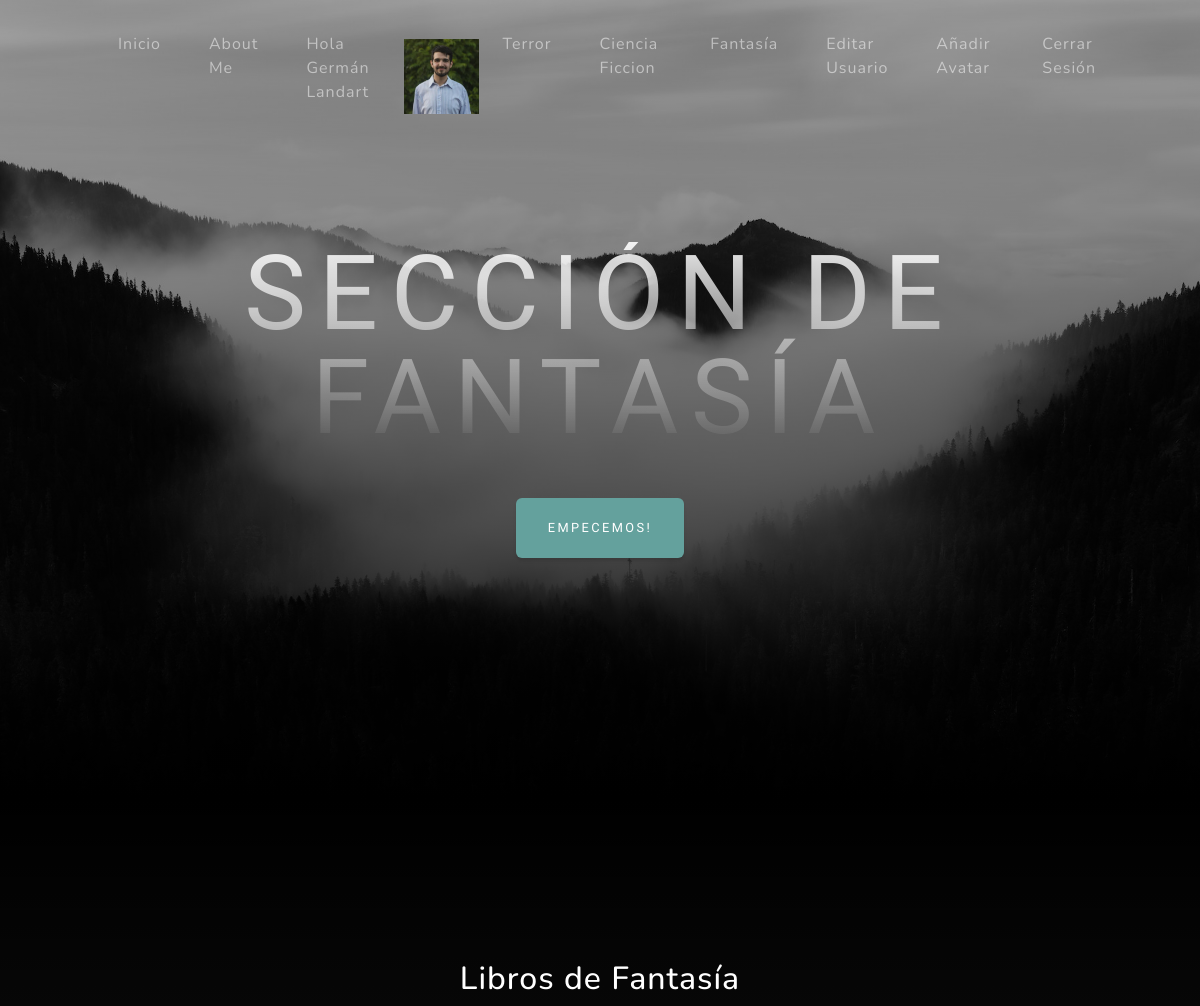
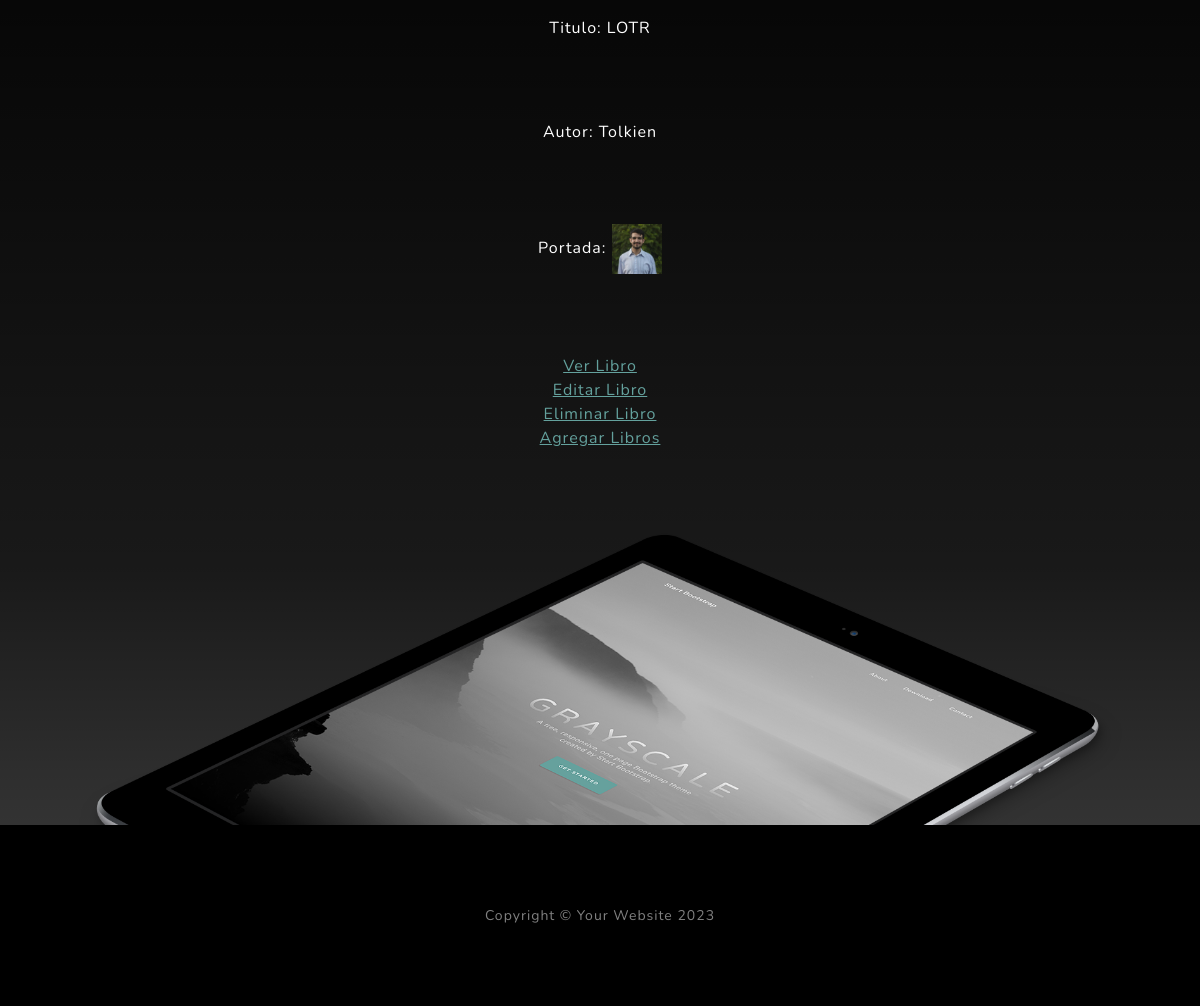
The app's page /AppCoder/fantasia/list/ (signed in) with its own data (2 pictures, top to bottom).
### AppCoder/models.py (models this page shows, shortened)
class Avatar(models.Model):
    usuario = models.ForeignKey(User, on_delete=models.CASCADE)
    imagen = models.ImageField(upload_to="avatares", null=True, blank=True)

class Fantasia(models.Model):
    libro = models.CharField(max_length=60)
    autor = models.CharField(max_length=60)
    year = models.IntegerField(null=True, blank=True)
    imagen = models.ImageField(null=True, blank=True, upload_to= "imagenes" )
    descripcion = models.TextField(null=True, blank=True)
    usuario = models.ForeignKey(User, on_delete=models.CASCADE, null=True, blank=True)

### AppCoder/views.py (the view)
# urls.py: path("fantasia/list/", ListaFantasia.as_view(), name="FantasiaLeer"),
class ListaFantasia(LoginRequiredMixin, ListView):
    model = Fantasia

### AppCoder/templates/AppCoder/fantasia_list.html
{% extends "AppCoder/padre.html" %}
{% load static %}
{% block titulo %}
SECCIÓN DE FANTASÍA
{% endblock %}
{% block titulo2 %}
Empecemos!
{% endblock %}
{% block descripcion %}
Libros de Fantasía
{% endblock %}
{% block form %}
{% for fantasia in object_list %}
<p>Titulo: {{fantasia.libro}}</p>
<p>Autor: {{fantasia.autor}}</p>
<p>Portada: <img src="{{ fantasia.imagen.url }}"  height="50 px" alt="Descripción de la imagen"> </p>
<a href="{% url 'FantasiaDetalle' fantasia.id %}"> Ver Libro  </a>
<br>
<a href="{% url 'FantasiaActualizar' fantasia.id %}"> Editar Libro  </a>
<br>
<a href="{% url 'FantasiaBorrar' fantasia.id %}"> Eliminar Libro  </a>
<br>
{% endfor  %}
<a href="{% url 'FantasiaCrear' %}"> Agregar Libros  </a>
{% endblock %}

### AppCoder/templates/AppCoder/padre.html (shortened to what this page needs)
<!DOCTYPE html>
<html lang="en">
    <head>
        {% load static %}
        <link href="{% static 'AppCoder/css/styles.css' %}" rel="stylesheet" />
    </head>
    <body id="page-top">
        <nav class="navbar navbar-expand-lg navbar-light fixed-top" id="mainNav">
            <div class="container px-4 px-lg-5">
                <div class="collapse navbar-collapse" id="navbarResponsive">
                    <ul class="navbar-nav ms-auto">
                        <li class="nav-item"><a class="nav-link" href="{% url 'Inicio' %}">Inicio</a></li>
                        <li class="nav-item"><a class="nav-link" href="{% url 'About' %}">About Me</a></li>
                        {% if request.user.is_authenticated %}
                        <li class="nav-item" style="display: flex; align-items: center;">
                        <p class="nav-link" style="color: rgba(255, 255, 255, 0.5);">Hola {{user.first_name}} {{user.last_name}}</p>
                        {% with user.avatar_set.first as miAvatar %}
                        {% if miAvatar  %}
                        <img src="{{miAvatar.imagen.url}}" alt="No encontró la imagen" width="75" height="75">
                        {% endif %}
                        {% endwith %}
                        <li class="nav-item"><a class="nav-link" href="{% url 'TerrorLeer' %}">Terror</a></li>
                        <li class="nav-item"><a class="nav-link" href="{% url 'CienciaFiccionLeer' %}">Ciencia Ficcion</a></li>
                        <li class="nav-item"><a class="nav-link" href="{% url 'FantasiaLeer' %}">Fantasía</a></li>
                        <li class="nav-item"><a class="nav-link" href="{% url 'EditarUsuario' %}">Editar Usuario</a></li>
                        <li class="nav-item"><a class="nav-link" href="{% url 'Avatar' %}">Añadir Avatar</a></li>
                        <li class="nav-item"><a class="nav-link" href="{% url 'Logout' %}">Cerrar Sesión</a></li>
                        {% else %}
                        <li class="nav-item"><a class="nav-link" href="{% url 'SignUp' %}">Registrarse</a></li>
                        <li class="nav-item"><a class="nav-link" href="{% url 'Login' %}">Iniciar Sesión</a></li>
                        {% endif %}
                    </ul>
                </div>
            </div>
        </nav>
        <header class="masthead">
            <div class="container px-4 px-lg-5 d-flex h-100 align-items-center justify-content-center">
                <div class="d-flex justify-content-center">
                    <div class="text-center">
                        <h1 class="mx-auto my-0 text-uppercase">
                        {% block titulo %}
                        {% endblock %}
                        </h1>
                        <a class="btn btn-primary" href="#bajar">
                            {% block titulo2 %}
                            {% endblock %}
                        </a>
                    </div>
                </div>
            </div>
        </header>
        <section class="about-section text-center" id="bajar">
            <div class="container px-4 px-lg-5">
                <div class="row gx-4 gx-lg-5 justify-content-center">
                    <div class="col-lg-8">
                        <h2 class="text-white mb-4">
                            {% block descripcion %}
                            {% endblock %}
                        </h2>
                        <font color="white"font>
                        {% block form %}
                        {% endblock %}
                    </div>
                </div>
                <img class="img-fluid" src="{% static 'AppCoder/assets/img/ipad.png' %}" alt="..." />
            </div>
        </section>
        <footer class="footer bg-black small text-center text-white-50"><div class="container px-4 px-lg-5">Copyright &copy; Your Website 2023</div></footer>
    </body>
</html>

### records on screen
Avatar: imagen (picture)
Fantasia: libro "LOTR", autor "Tolkien", imagen (picture)

### other values on screen
{{ user.first_name }} "Germán"
{{ user.last_name }} "Landart"
